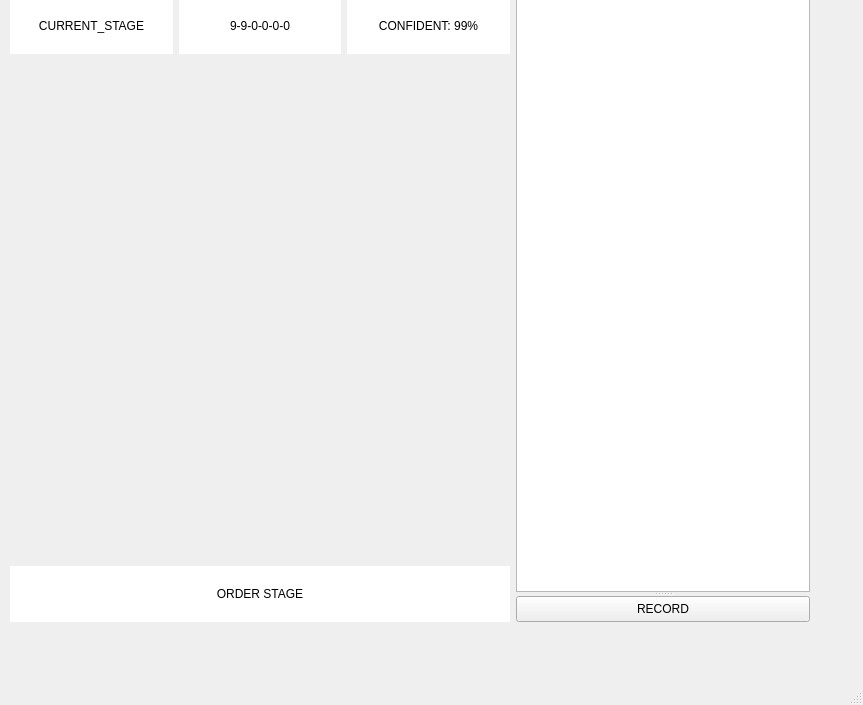
<?xml version="1.0" encoding="UTF-8"?>
<ui version="4.0">
 <class>MainWindow</class>
 <widget class="QMainWindow" name="MainWindow">
  <property name="geometry">
   <rect>
    <x>0</x>
    <y>0</y>
    <width>863</width>
    <height>705</height>
   </rect>
  </property>
  <property name="minimumSize">
   <size>
    <width>0</width>
    <height>0</height>
   </size>
  </property>
  <property name="windowTitle">
   <string>MainWindow</string>
  </property>
  <widget class="QWidget" name="centralwidget">
   <widget class="QWidget" name="layoutWidget">
    <property name="geometry">
     <rect>
      <x>10</x>
      <y>-2</y>
      <width>800</width>
      <height>624</height>
     </rect>
    </property>
    <layout class="QHBoxLayout" name="horizontalLayout_2">
     <item>
      <layout class="QGridLayout" name="gridLayout">
       <item row="0" column="2">
        <widget class="QLabel" name="confident_label">
         <property name="minimumSize">
          <size>
           <width>161</width>
           <height>41</height>
          </size>
         </property>
         <property name="styleSheet">
          <string notr="true">background-color: rgb(255, 255, 255);
font: 16pt &quot;Angsana New&quot;;</string>
         </property>
         <property name="text">
          <string>CONFIDENT: 99%</string>
         </property>
         <property name="alignment">
          <set>Qt::AlignCenter</set>
         </property>
        </widget>
       </item>
       <item row="2" column="0" colspan="3">
        <widget class="QLabel" name="display_word_label">
         <property name="minimumSize">
          <size>
           <width>161</width>
           <height>41</height>
          </size>
         </property>
         <property name="styleSheet">
          <string notr="true">background-color: rgb(255, 255, 255);
font: 24pt &quot;Angsana New&quot;;</string>
         </property>
         <property name="text">
          <string>ORDER STAGE</string>
         </property>
         <property name="alignment">
          <set>Qt::AlignCenter</set>
         </property>
        </widget>
       </item>
       <item row="0" column="0">
        <widget class="QLabel" name="Stage_label">
         <property name="minimumSize">
          <size>
           <width>161</width>
           <height>41</height>
          </size>
         </property>
         <property name="styleSheet">
          <string notr="true">background-color: rgb(255, 255, 255);
font: 16pt &quot;Angsana New&quot;;</string>
         </property>
         <property name="text">
          <string>CURRENT_STAGE</string>
         </property>
         <property name="alignment">
          <set>Qt::AlignCenter</set>
         </property>
        </widget>
       </item>
       <item row="0" column="1">
        <widget class="QLabel" name="current_stage_label">
         <property name="minimumSize">
          <size>
           <width>161</width>
           <height>41</height>
          </size>
         </property>
         <property name="styleSheet">
          <string notr="true">background-color: rgb(255, 255, 255);
font: 16pt &quot;Angsana New&quot;;</string>
         </property>
         <property name="text">
          <string>9-9-0-0-0-0</string>
         </property>
         <property name="alignment">
          <set>Qt::AlignCenter</set>
         </property>
        </widget>
       </item>
       <item row="1" column="0" colspan="3">
        <widget class="QLabel" name="ImageFrame">
         <property name="minimumSize">
          <size>
           <width>500</width>
           <height>500</height>
          </size>
         </property>
         <property name="text">
          <string/>
         </property>
        </widget>
       </item>
      </layout>
     </item>
     <item>
      <widget class="QSplitter" name="splitter">
       <property name="orientation">
        <enum>Qt::Vertical</enum>
       </property>
       <widget class="QWidget" name="layoutWidget">
        <layout class="QHBoxLayout" name="horizontalLayout">
         <item>
          <widget class="QTextBrowser" name="sentence_shower">
           <property name="minimumSize">
            <size>
             <width>221</width>
             <height>511</height>
            </size>
           </property>
           <property name="styleSheet">
            <string notr="true">font: 16pt &quot;Angsana New&quot;;</string>
           </property>
          </widget>
         </item>
        </layout>
       </widget>
       <widget class="QPushButton" name="record_stage_button">
        <property name="text">
         <string>RECORD</string>
        </property>
       </widget>
      </widget>
     </item>
    </layout>
   </widget>
  </widget>
  <widget class="QStatusBar" name="statusbar"/>
  <widget class="QMenuBar" name="menubar">
   <property name="geometry">
    <rect>
     <x>0</x>
     <y>0</y>
     <width>863</width>
     <height>26</height>
    </rect>
   </property>
  </widget>
 </widget>
 <resources/>
 <connections/>
</ui>
